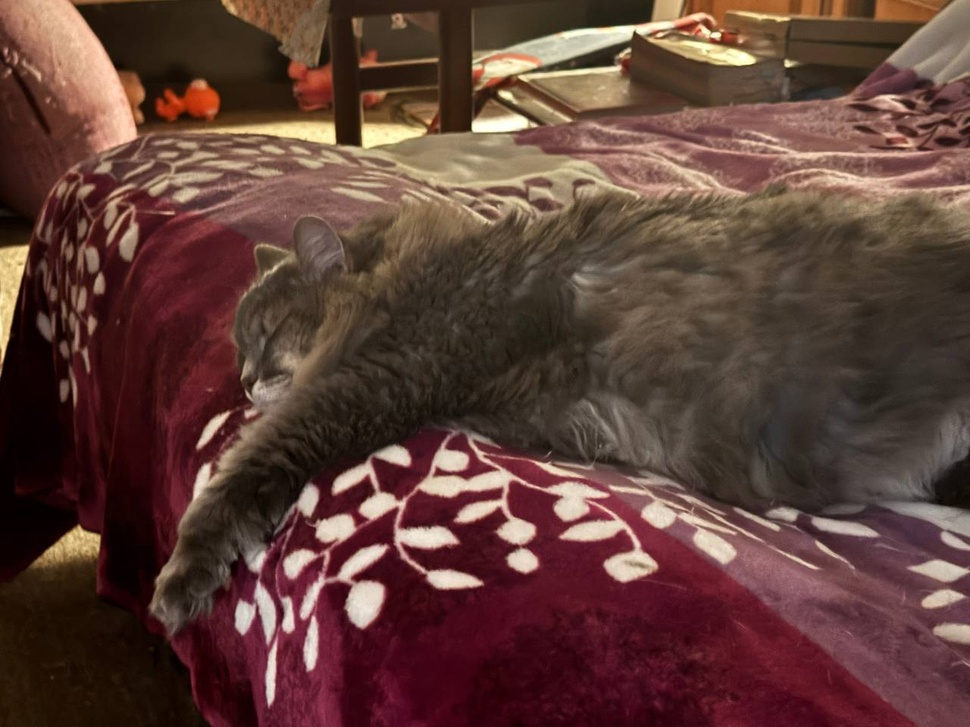
#> input picture sem5/some_trash_for_labs/m2.jpg, 970 x 727 px, shrunk from 1280 x 960 before the run, found by its file name
$ python LAB3.py
#> lines starting #> are read from the running program, lines starting #| are printed output that depends on the picture
import cv2
import numpy as np

def simple_brightness_alignment(target_img, reference_img):
    #Простое выравнивание яркости между двумя изображениями

    # Конвертируем в LAB
    lab_target = cv2.cvtColor(target_img, cv2.COLOR_BGR2LAB)
    lab_ref = cv2.cvtColor(reference_img, cv2.COLOR_BGR2LAB)

    # Разделяем каналы
    L_target, A_target, B_target = cv2.split(lab_target)
    L_ref, _, _ = cv2.split(lab_ref)

    # Выравниваем яркость по среднему и стандартному отклонению
    target_mean = np.mean(L_target)
    target_std = np.std(L_target)
    ref_mean = np.mean(L_ref)
    ref_std = np.std(L_ref)

    # Линейное преобразование при помощи ЦЕНТРИРОВАНИЕ МАСШТАБИРОВАНИЯ И СДВИГА КОНТРАСТНОСТИ
    L_aligned = (L_target - target_mean) * (ref_std / target_std) + ref_mean
    L_aligned = np.clip(L_aligned, 0, 255).astype(np.uint8)

    # Объединяем обратно
    lab_aligned = cv2.merge([L_aligned, A_target, B_target])
    aligned_img = cv2.cvtColor(lab_aligned, cv2.COLOR_LAB2BGR)

    return aligned_img

#пример использования

reference = cv2.imread('/home/artem/Рабочий стол/BSUIR/OIIS/m2.jpg')
#> reference is the input picture: shape (727, 970, 3); mean B, G, R 55.8, 63.1, 94.3
target = cv2.imread('/home/artem/Рабочий стол/BSUIR/OIIS/m1.jpg')
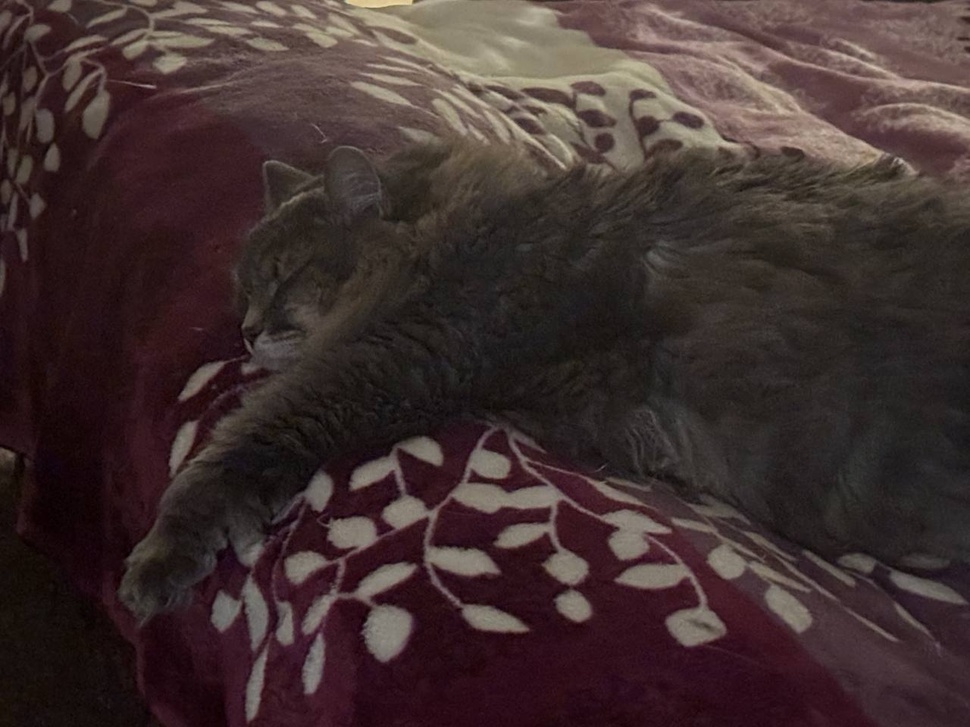
#> input picture sem5/some_trash_for_labs/m1.jpg, 970 x 727 px, shrunk from 1280 x 960 before the run, found by its file name
#> target is the input picture: shape (727, 970, 3); mean B, G, R 47.5, 48.2, 64
result = simple_brightness_alignment(target, reference)
#> in simple_brightness_alignment, `lab_target = cv2.cvtColor(target_img, cv2.COLOR_BGR2LAB)`: lab_target: shape (727, 970, 3); mean of channels 0, 1, 2 54.1, 135.1, 131.2
#> in simple_brightness_alignment, `lab_ref = cv2.cvtColor(reference_img, cv2.COLOR_BGR2LAB)`: lab_ref: shape (727, 970, 3); mean of channels 0, 1, 2 75.6, 140.3, 138.3
#> in simple_brightness_alignment, `L_target, A_target, B_target = cv2.split(lab_target)`:
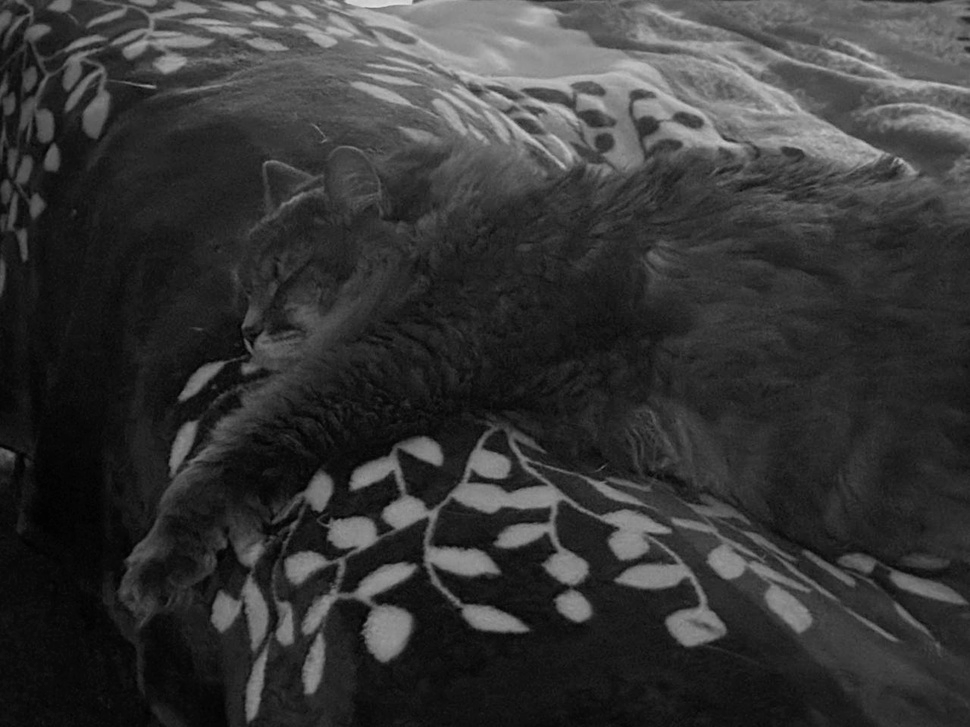
#> L_target: shape (727, 970); min 1, max 227, mean 54.1
#> in simple_brightness_alignment, `L_ref, _, _ = cv2.split(lab_ref)`:
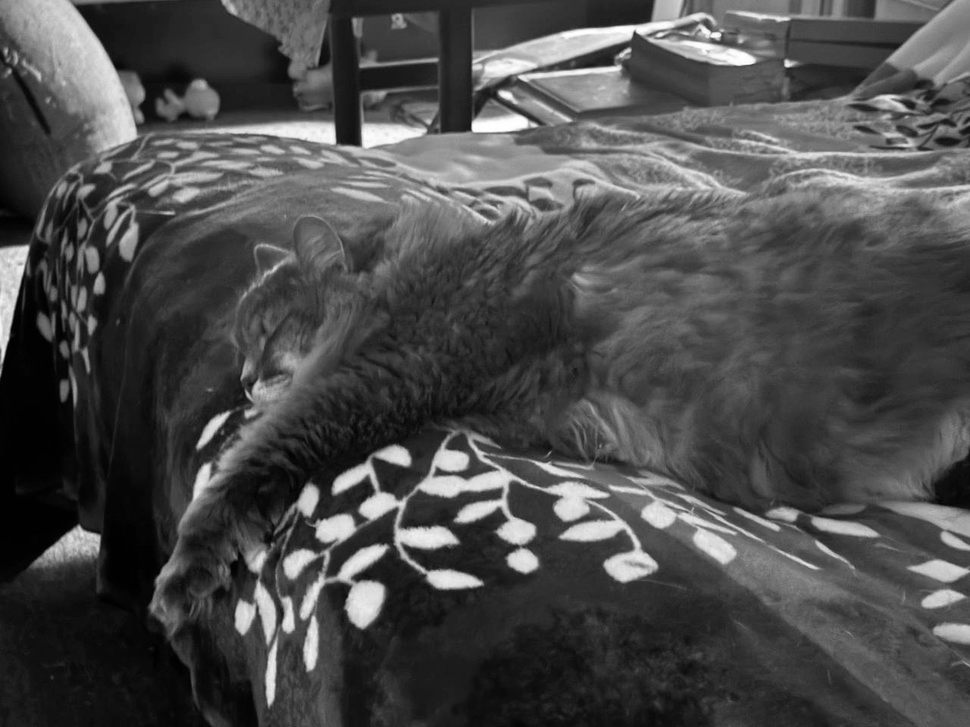
#> L_ref: shape (727, 970); min 0, max 255, mean 75.6
#> in simple_brightness_alignment, `target_mean = np.mean(L_target)`: target_mean = 54.1
#> in simple_brightness_alignment, `target_std = np.std(L_target)`: target_std = 40.22
#> in simple_brightness_alignment, `ref_mean = np.mean(L_ref)`: ref_mean = 75.61
#> in simple_brightness_alignment, `ref_std = np.std(L_ref)`: ref_std = 52.92
#> in simple_brightness_alignment, `lab_aligned = cv2.merge([L_aligned, A_target, B_target])`: lab_aligned: shape (727, 970, 3); mean of channels 0, 1, 2 75.1, 135.1, 131.2
cv2.imwrite('m3.jpg', result)

reference = cv2.imread('/home/artem/Рабочий стол/BSUIR/OIIS/m1.jpg')
target = cv2.imread('/home/artem/Рабочий стол/BSUIR/OIIS/m2.jpg')
result = simple_brightness_alignment(target, reference)
#> in simple_brightness_alignment (call 2), `L_target, A_target, B_target = cv2.split(lab_target)`:
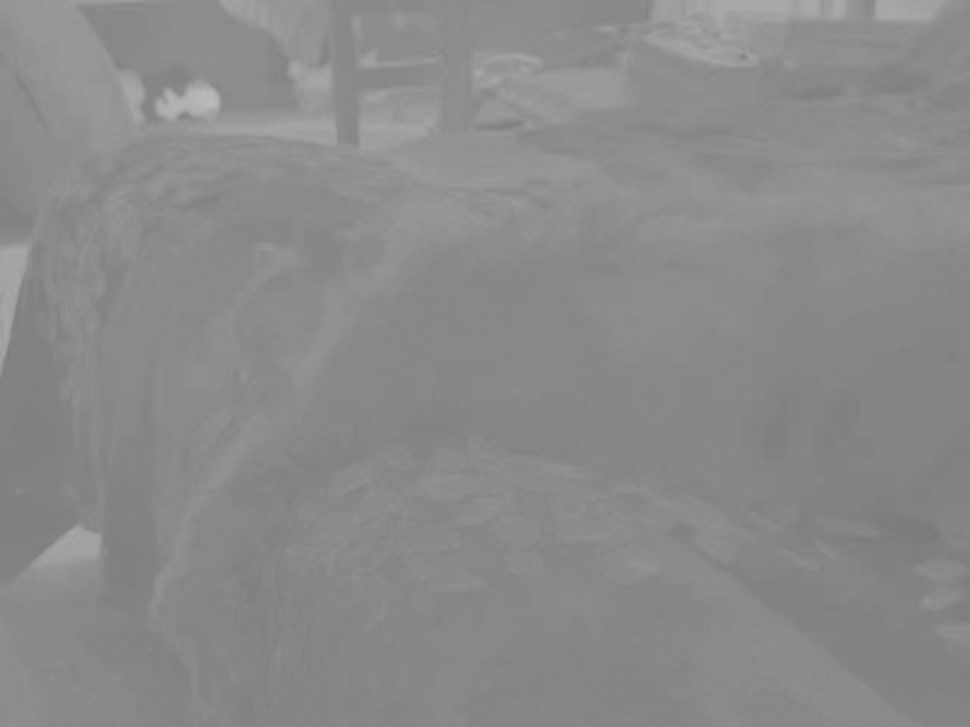
#> B_target: shape (727, 970); min 121, max 187, mean 138.3
#> in simple_brightness_alignment (call 2), `target_mean = np.mean(L_target)`: target_mean = 75.61
#> in simple_brightness_alignment (call 2), `target_std = np.std(L_target)`: target_std = 52.92
#> in simple_brightness_alignment (call 2), `ref_mean = np.mean(L_ref)`: ref_mean = 54.1
#> in simple_brightness_alignment (call 2), `ref_std = np.std(L_ref)`: ref_std = 40.22
#> in simple_brightness_alignment (call 2), `L_aligned = np.clip(L_aligned, 0, 255).astype(np.uint8)`:
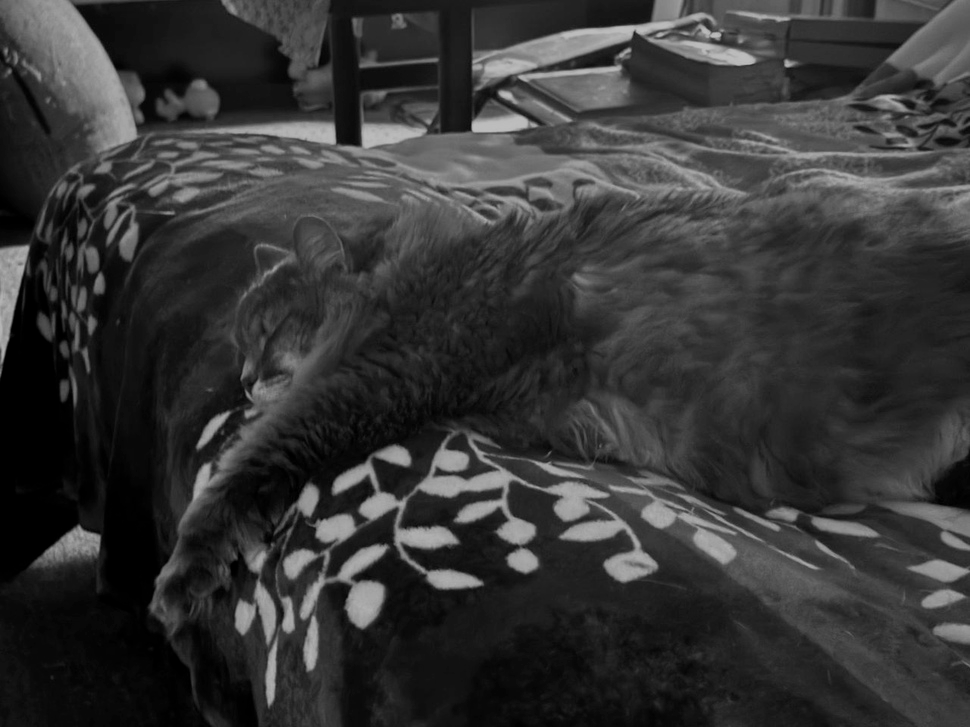
#> L_aligned: shape (727, 970); min 0, max 190, mean 53.7
#> in simple_brightness_alignment (call 2), `lab_aligned = cv2.merge([L_aligned, A_target, B_target])`: lab_aligned: shape (727, 970, 3); mean of channels 0, 1, 2 53.7, 140.3, 138.3
#> in simple_brightness_alignment (call 2), `aligned_img = cv2.cvtColor(lab_aligned, cv2.COLOR_LAB2BGR)`:
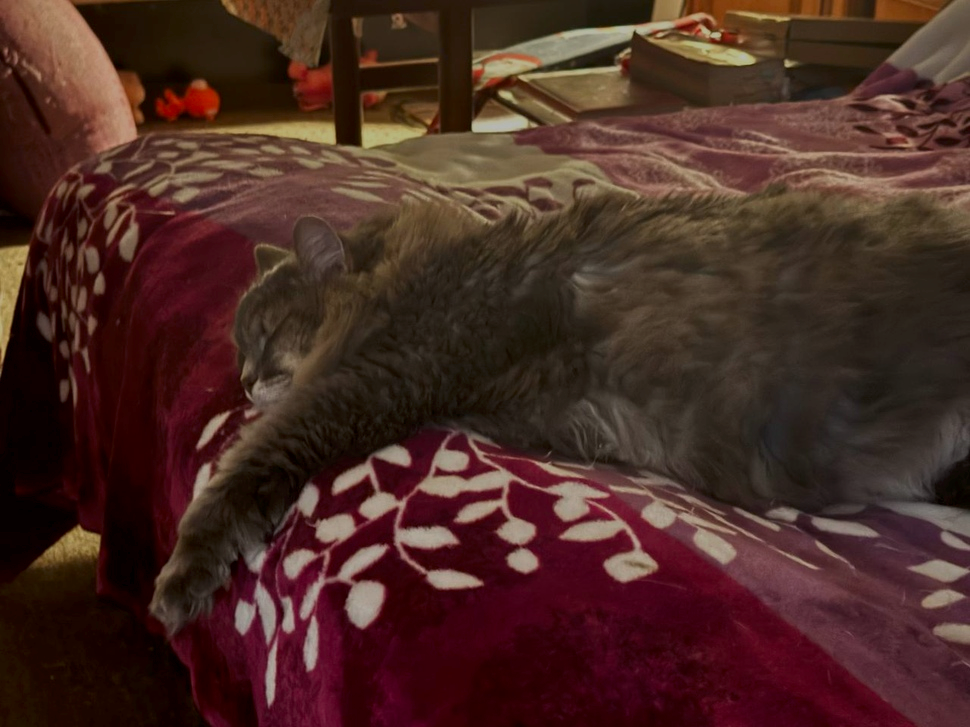
#> aligned_img: shape (727, 970, 3); mean B, G, R 35.8, 42.8, 72.8
cv2.imwrite('m4.jpg', result)
